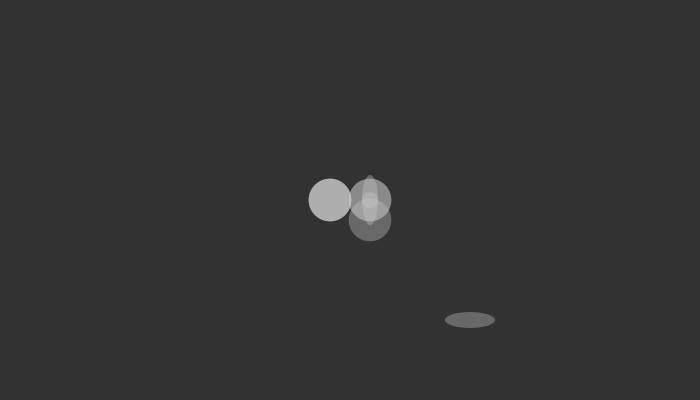
Frame 1 (no input)
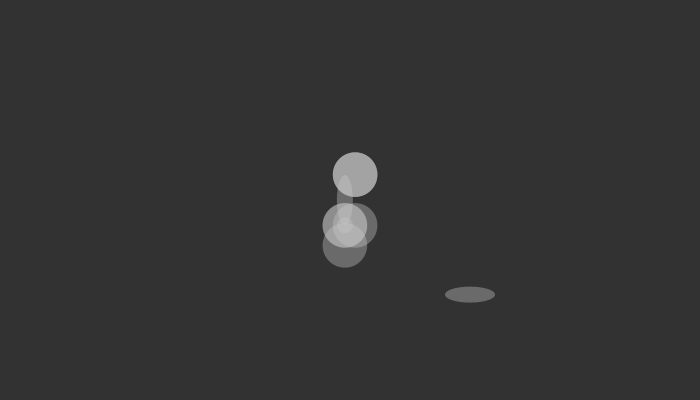
Frame 60 (the mouse pressed at the canvas centre just before this capture)
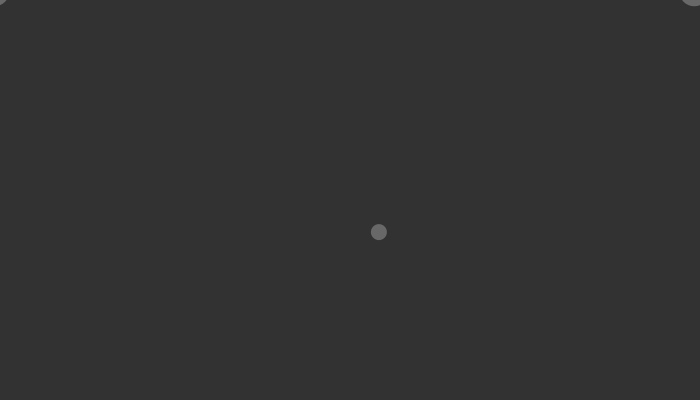
Frame 120 (the mouse held since frame 60 and released just before this capture)

The Processing sketch that drew these frames (run headless with seeded random() and noise(); from frame 60 on, the mouse is pressed at the canvas centre):

// Processing sketch: processing_36337
// ── processing_36337.pde

float r;
float theta;
float theta_vel;
float theta_acc;
float s;
float o;
void setup() {
  size(700, 400);
  frameRate(30);
  smooth();
  r = 20;
  theta = 0;
  theta_vel = 0;
  theta_acc = 0.001;

}

void draw() {
    s = random (20,55);
    o = random (90,100);
  background(50);
  translate(width/2, height/2);
  float x = r * cos(theta);
  float y = r * sin(theta);
  float d = 0;
  float q = 20;

  ellipseMode(mouseX+CENTER);
  noStroke();
  fill(200,o);
  ellipse(120-mouseY*x,120-mouseX- y, 50, 16);
  ellipse(d-mouseY+x,d+mouseX* y, 16, 50);
  ellipse(mouseY-x,mouseX- y, s, s);
  ellipse(d+mouseY+x,q-mouseX+ y, s, s);
  ellipse(x,y, 16, 16);
   ellipse(d-mouseX-x,d-mouseY- y, s, s);
  ellipse(mouseX-x,mouseY+ y, s, s);
  ellipse(d+mouseX-x,d-mouseY- y, s, s);
   ellipse(d+mouseX+x,y, s, s);
    ellipse(x,mouseY+y, s, s);
  
  
d=d+2*2;
  
if (r<=200){
  r = r+0.1;
}
  theta_vel += theta_acc;
  theta += theta_vel;

}


                
